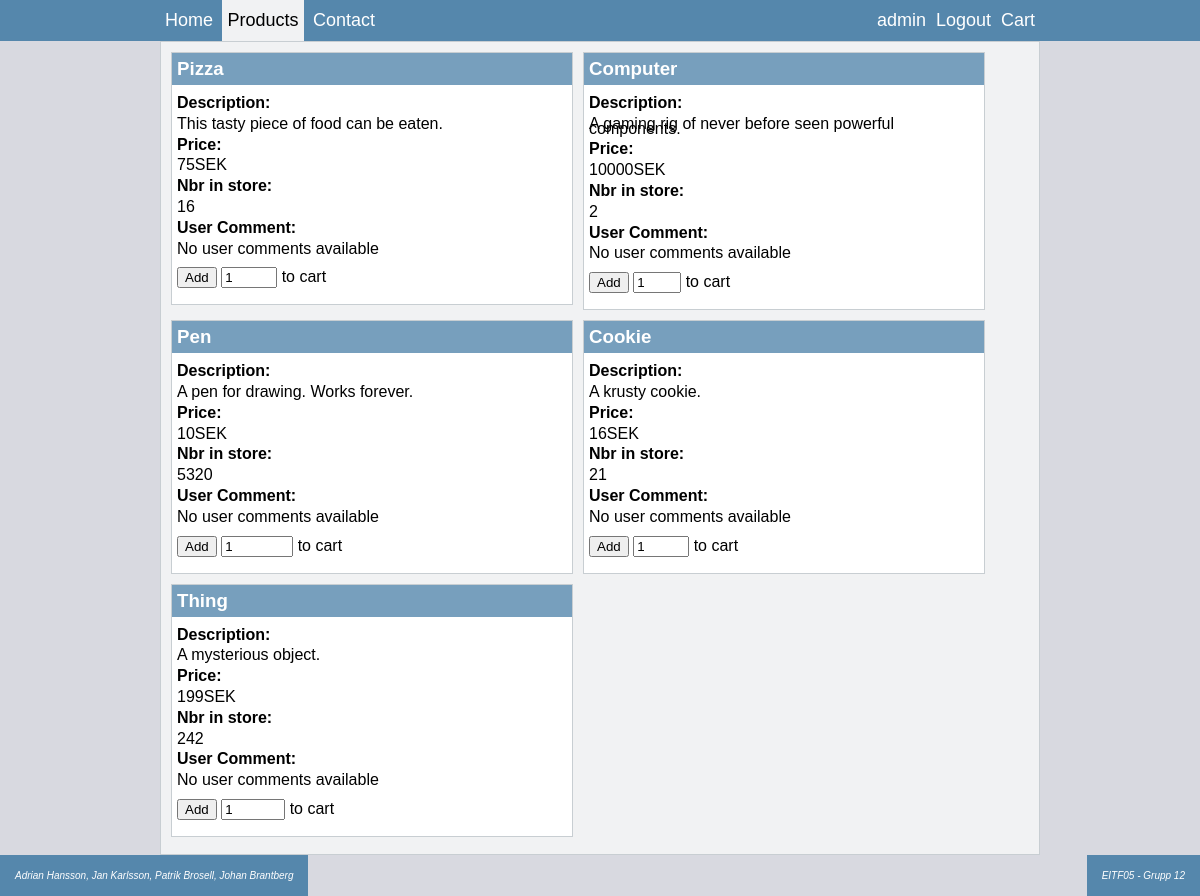
Screenshot of /products.php (signed in) with the database file from the repository.
### tables this page shows
CREATE TABLE IF NOT EXISTS `products` (
  `id` int(11) NOT NULL AUTO_INCREMENT,
  `name` varchar(50) NOT NULL,
  `description` varchar(250) NOT NULL,
  `nbrInStore` int(10) NOT NULL,
  `imageURL` varchar(200) NOT NULL,
  `price` int(10) NOT NULL,
  `usercomment` varchar(4096) NOT NULL DEFAULT 'No user comments available',
  PRIMARY KEY (`id`)
);

### manager.php (the view, shortened to what this page needs)
<?php
class Manager {
	private $dbHost;
	private $db;
	private $dbUserName;
	private $dbPassword;
	private $dbConnection;
	public function printProducts(){
		$sqlGetProductsAll = "select * from products";
		$resultSet = $this->executeQuery($sqlGetProductsAll, null);
		for($i = 0; $i < count($resultSet); $i++){
			$product = array();
			array_push($product, $resultSet[$i]['name']);
			array_push($product, $resultSet[$i]['description']);
			array_push($product, $resultSet[$i]['price']);
			array_push($product, $resultSet[$i]['nbrInStore']);
			array_push($product, $resultSet[$i]['id']);
			array_push($product, $resultSet[$i]['usercomment']);
			echo '
			<div class="product-box">
				<h3 class="line-title">'.$product[0].'</h3>
				<div class="text-box blue">
					<p class="line-title">Description:</p>
					<p class="description">'.$product[1].'</p>
				</div>
				<div class="text-box green">
					<p class="line-title">Price:</p>
					<p>'.$product[2].'SEK</p>
				</div>
				<div class="text-box yellow">
					<p class = "line-title">Nbr in store:</p>
					<p>'.$product[3].'</p>
				</div>
				<div class="text-box yellow">
					<p class = "line-title">User Comment:</p>
					<p>'.$product[5].'</p>
				</div>
				<div class="text-box green">
					<form method=post action="addtocart.php">
						<input type="hidden" name="productID" value="'.$product[4].'">
						<input type="submit" value="Add">
						<input type="number" name="productCount" value="1" min="1" max="'.$product[3].'">
						to cart
					</form>
				</div>
			</div>';
		}
	}
	public function openConnection() {
		try {
			$this->dbConnection = new PDO("mysql:host=$this->dbHost;dbname=$this->db",
					$this->dbUserName,  $this->dbPassword);
			$this->dbConnection->setAttribute(PDO::ATTR_ERRMODE, PDO::ERRMODE_EXCEPTION);
		} catch (PDOException $e) {
			$error = "Connection error: " . $e->getMessage();
			print $error . "<p>";
			unset($this->conn);
			return false;
		}
		return true;
	}
	public function closeConnection() {
		$this->dbConnection = null;
	}
	private function executeQuery($query, $param = null) {
		try {
			$stmt = $this->dbConnection->prepare($query);
			$stmt->execute($param);
			$result = $stmt->fetchAll();
		} catch (PDOException $e) {
			$error = "*** Internal error: " . $e->getMessage() . "<p>" . $query;
			die($error);
		}
		return $result;
	}
}
?>

### style.css (style rules this page uses)
body { margin:0; background-color: #D8D9E0; font-family: Arial, Helvetica, sans-serif; }
.product-box { border-style: solid; border-width: 1px; border-color: #C8CED2; color: #000000; background-color: white; margin-bottom: 10px; margin-right: 10px; width: 50vh; height: auto; float:left; }
.product-box h3 { color: white; font-family: Arial, Helvetica, sans-serif; margin:0; padding-top: 5px; padding-bottom: 5px; background-color: #779FBD; padding-left: 5px; padding-right: 5px; }
.product-box p { line-height: 30%; font-family: Arial, Helvetica, sans-serif; }
.product-box .line-title { font-weight: bold; }
.text-box { margin-left: 5px; margin-right: 5px; }

### rows the page displays
products: name "Pizza", description "This tasty piece of food can be eaten.", price "75", nbrInStore "16", usercomment "No user comments available"
products: name "Computer", description "A gaming rig of never before seen powerful components.", price "10000", nbrInStore "2", usercomment "No user comments available"
products: name "Pen", description "A pen for drawing. Works forever.", price "10", nbrInStore "5320", usercomment "No user comments available"
products: name "Cookie", description "A krusty cookie.", price "16", nbrInStore "21", usercomment "No user comments available"
products: name "Thing", description "A mysterious object.", price "199", nbrInStore "242", usercomment "No user comments available"

### other values shown
$_SESSION['loginUserName'] "admin"
